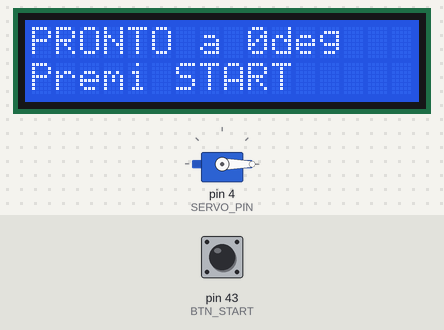
Bench run of a sketch on a simulated Arduino Mega 2560, built with avr-gcc and run on an emulated ATmega2560. Parts: 16×2 character LCD, servo. The test bench sets the inputs (shaded band); at power-on: pin 43 (BTN_START) HIGH. What the sketch prints to the serial monitor is not drawn.

Above: at 1.9 s.
2.0 s: pin 43 (BTN_START) pulled LOW for 0.15 s
At 3.9 s:
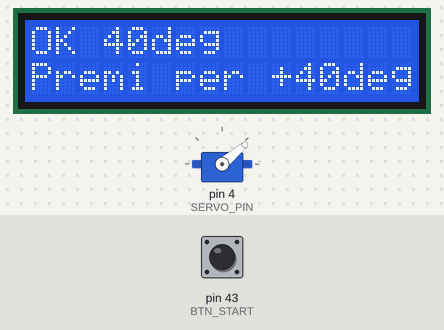
4.3 s: pin 43 (BTN_START) pulled LOW for 1 s
At 4.52 s:
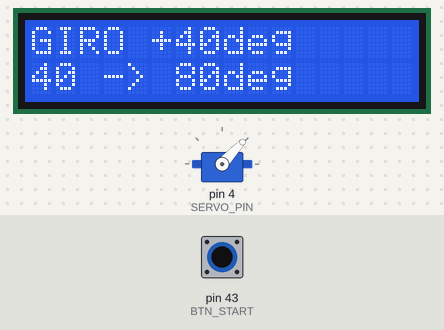
6.8 s: pin 43 (BTN_START) pulled LOW for 0.15 s
At 8.8 s:
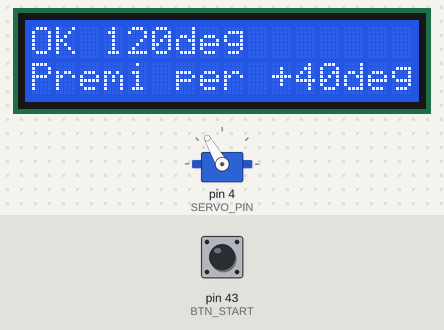
9.1 s: pin 43 (BTN_START) pulled LOW for 3.2 s
At 10.6 s:
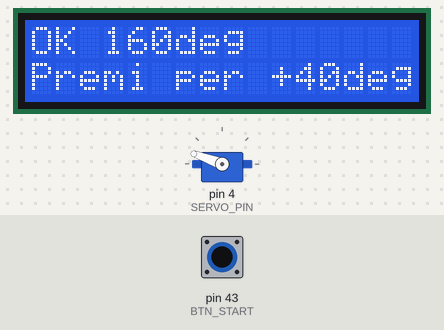
13.8 s: pin 43 (BTN_START) pulled LOW for 0.15 s
At 14.9 s:
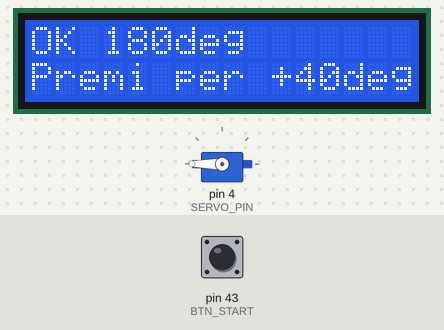
Timing chart, 0 to 16.8 s (numbered marks = the images above; inputs shaded):
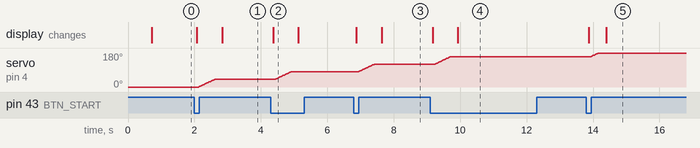

The sketch:

servo_test.ino
```cpp
/*
 * Progetto: RoboCup Junior Rescue Maze 2026 - mENIAC Team
 * File:     servo_test.ino
 * Scopo:    Test meccanismo medikit SG90
 *
 *   Avvio  : servo portato a 0° direttamente (nessuno sweep), poi detach
 *   Pulsante: ogni pressione avanza il servo di 40° in senso orario (lentamente)
 *             Il servo è attivo SOLO durante il movimento, poi si stacca
 */

#include <Servo.h>
#include <LiquidCrystal_I2C.h>

#define SERVO_PIN   4
#define BTN_START  43

const int SERVO_STEP    = 40;
const int SERVO_SLOW_MS = 12;  // ms per grado — 40° = 480ms totali

Servo             medikitServo;
LiquidCrystal_I2C lcd(0x27, 16, 2);

int servoAngle = 0;

// ----------------------------------------------------------------
void servoSlowMove(int target) {
  target = constrain(target, 0, 180);
  while (servoAngle != target) {
    servoAngle += (target > servoAngle) ? 1 : -1;
    medikitServo.write(servoAngle);
    delay(SERVO_SLOW_MS);
  }
}

// ----------------------------------------------------------------
void setup() {
  Serial.begin(115200);
  pinMode(BTN_START, INPUT_PULLUP);

  lcd.init(); lcd.backlight();
  lcd.clear(); lcd.print("SERVO TEST");
  lcd.setCursor(0, 1); lcd.print("Init...");

  // Posiziona a 0° senza sweep, poi stacca il PWM
  medikitServo.attach(SERVO_PIN);
  medikitServo.write(0);
  servoAngle = 0;
  delay(600);
  medikitServo.detach();

  lcd.clear(); lcd.print("PRONTO a 0deg");
  lcd.setCursor(0, 1); lcd.print("Premi START");
  Serial.println("Pronto. Premi BTN_START per +40deg.");
}

// ----------------------------------------------------------------
void loop() {
  if (digitalRead(BTN_START) == LOW) {
    delay(50);                                   // debounce
    if (digitalRead(BTN_START) == LOW) {

      int nextAngle = servoAngle + SERVO_STEP;
      if (nextAngle > 180) nextAngle = 180;      // clamp — non supera 180°

      lcd.clear(); lcd.print("GIRO +40deg");
      lcd.setCursor(0, 1);
      lcd.print(String(servoAngle) + " -> " + String(nextAngle) + "deg");

      medikitServo.attach(SERVO_PIN);
      delay(50);                                 // stabilizzazione post-attach
      servoSlowMove(nextAngle);
      delay(200);                                // mantieni posizione
      medikitServo.detach();                     // stop PWM

      lcd.clear(); lcd.print("OK " + String(servoAngle) + "deg");
      lcd.setCursor(0, 1); lcd.print("Premi per +40deg");
      Serial.println("Servo a " + String(servoAngle) + " gradi");

      while (digitalRead(BTN_START) == LOW);    // aspetta rilascio
      delay(100);
    }
  }
}
```

Measured:
- after the input at 2.0 s, servo on pin 4 (SERVO_PIN): moves from 0° to 40° over 0.48 s, starting after 0.12 s; the display: first changes after 0.07 s (image 1 shows a later state)
- after the input at 4.3 s, servo on pin 4 (SERVO_PIN): moves from 40° to 80° over 0.48 s, starting after 0.12 s; the display: changes after 0.07 s (image 2)
- after the input at 6.8 s, servo on pin 4 (SERVO_PIN): moves from 80° to 120° over 0.48 s, starting after 0.13 s; the display: first changes after 0.08 s (image 3 shows a later state)
- after the input at 9.1 s, servo on pin 4 (SERVO_PIN): moves from 120° to 160° over 0.48 s, starting after 0.13 s; the display: first changes after 0.08 s (image 4 shows a later state)
- after the input at 13.8 s, servo on pin 4 (SERVO_PIN): moves from 160° to 180° over 0.24 s, starting after 0.13 s; the display: first changes after 0.08 s (image 5 shows a later state)
